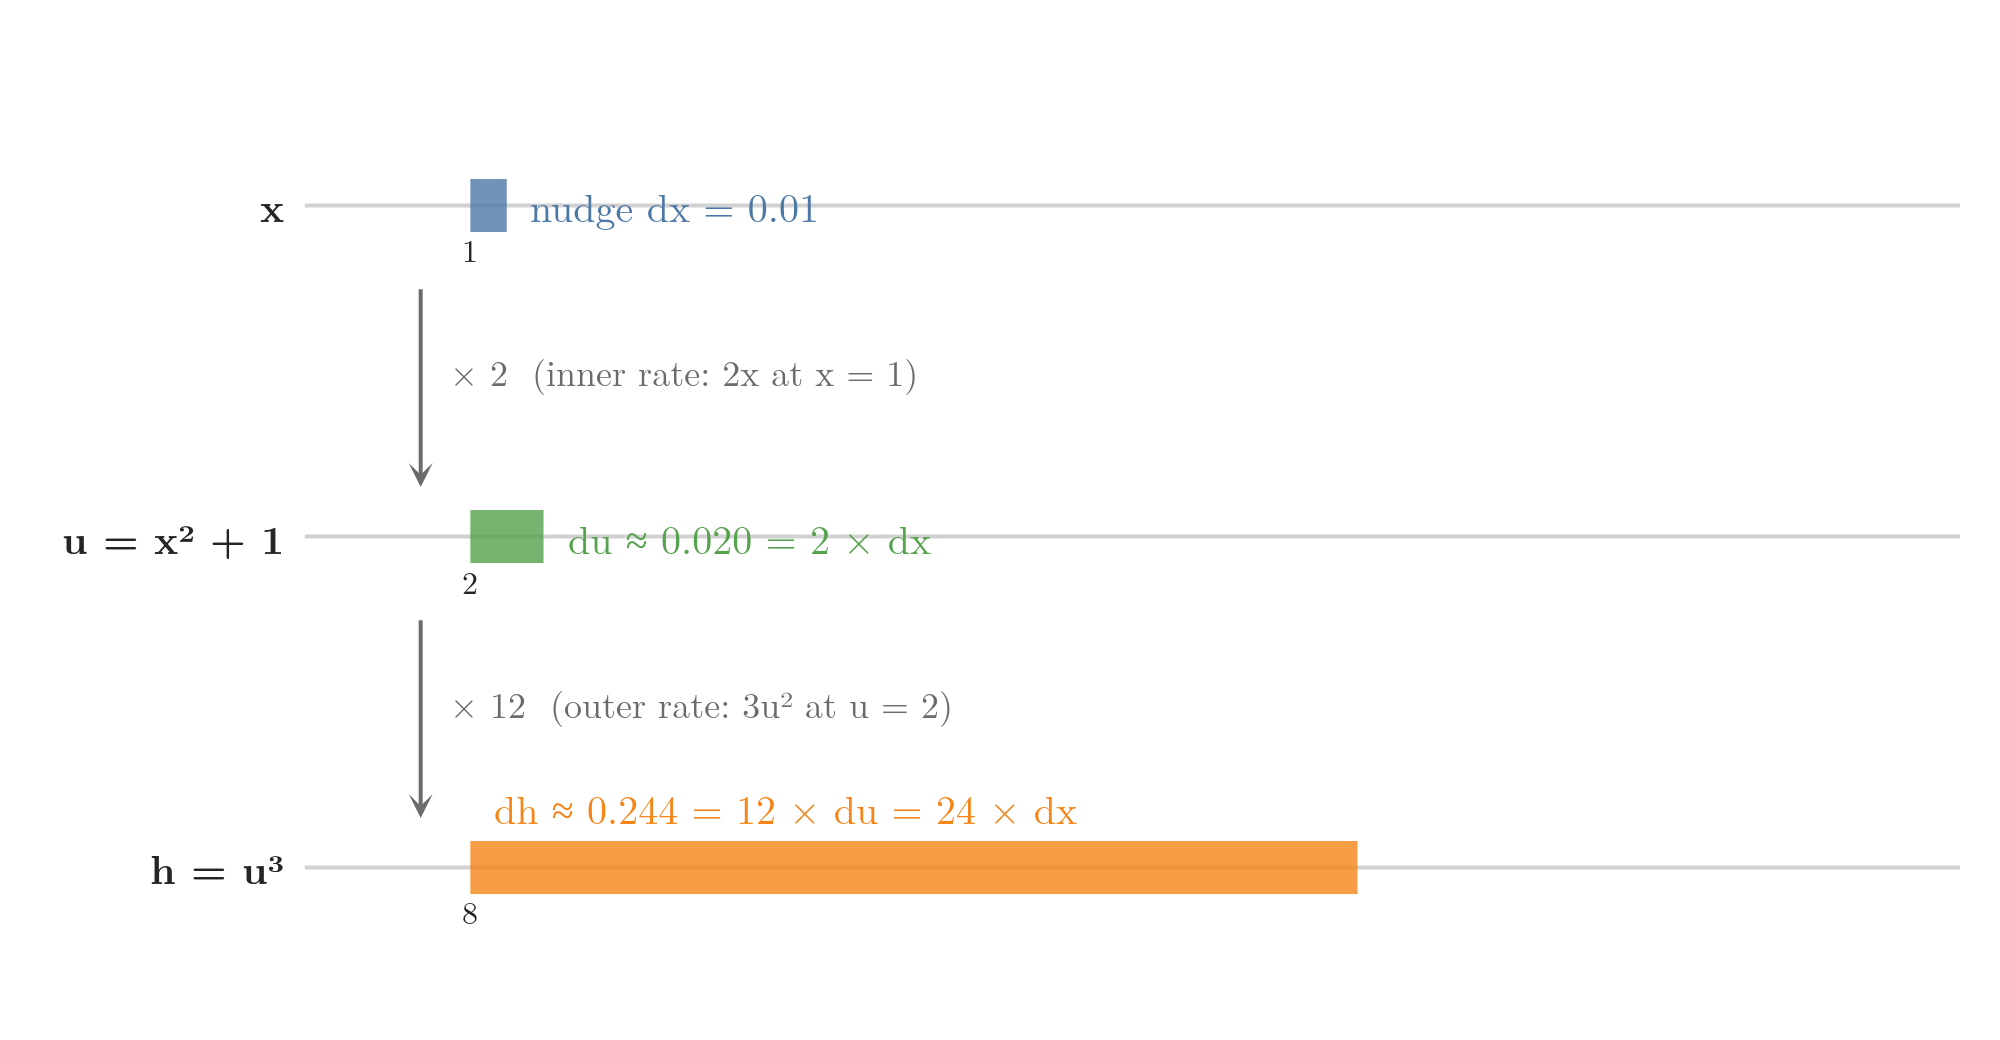

Source code (Python):
"""The chain rule as rates that multiply (Plotly), for h(x) = (x^2 + 1)^3 at x = 1. Three number lines: x, the
inside u = x^2 + 1, and the outside h = u^3. A nudge of 0.01 in x becomes a nudge of about 0.02 in u (rate 2) and
about 0.24 in h (rate 12 on top of that): 12 x 2 = 24. Drawn with each nudge magnified on its own line.
After Sanderson (3Blue1Brown), "Visualizing the chain rule and product rule"; our own numbers."""
from pathlib import Path
import plotly.graph_objects as go
from gifkit import BLUE, FONT, GREEN, GREY, ORANGE

here = Path(__file__).parent
dx = 0.01
x0, u0 = 1.0, 2.0
du = (x0 + dx) ** 2 + 1 - u0
dh = ((x0 + dx) ** 2 + 1) ** 3 - u0 ** 3
assert round(du, 2) == 0.02 and round(dh, 2) == 0.24 and round(dh / dx) == 24
rows = [(2, "x", x0, dx, BLUE, f"nudge dx = {dx}"), (1, "u = x² + 1", u0, du, GREEN, f"du ≈ {du:.3f} = 2 × dx"),
        (0, "h = u³", u0 ** 3, dh, ORANGE, f"dh ≈ {dh:.3f} = 12 × du = 24 × dx")]
fig = go.Figure()
SCALE = 22                                    # draw each line with the nudge magnified around its point
for y, name, v, d, c, text in rows:
    fig.add_shape(type="line", x0=-1, x1=9, y0=y, y1=y, line=dict(color=GREY, width=2))
    fig.add_annotation(x=-1, y=y, text=f"<b>{name}</b>", showarrow=False, xanchor="right", xshift=-8, font=dict(size=20))
    fig.add_shape(type="rect", x0=0, x1=d * SCALE, y0=y - 0.08, y1=y + 0.08, fillcolor=c, line=dict(width=0), opacity=0.8)
    fig.add_annotation(x=0, y=y, text=f"{v:g}", showarrow=False, yshift=-22, font=dict(size=16))
    fig.add_annotation(x=d * SCALE if y > 0 else 0, y=y, text=text, showarrow=False, xanchor="left", xshift=10, yshift=0 if y > 0 else 30, font=dict(size=20, color=c))
for y in (2, 1):
    fig.add_annotation(x=-0.3, y=y - 0.85, ax=-0.3, ay=y - 0.15, xref="x", yref="y", axref="x", ayref="y", arrowhead=3,
                       arrowwidth=2, arrowcolor=GREY)
fig.add_annotation(x=-0.15, y=1.5, text="× 2  (inner rate: 2x at x = 1)", showarrow=False, xanchor="left",
                   font=dict(size=18, color=GREY))
fig.add_annotation(x=-0.15, y=0.5, text="× 12  (outer rate: 3u² at u = 2)", showarrow=False, xanchor="left",
                   font=dict(size=18, color=GREY))
fig.update_layout(template="simple_white", width=1000, height=520, font=FONT, showlegend=False,
                  xaxis=dict(visible=False, range=[-2.6, 9]), yaxis=dict(visible=False, range=[-0.4, 2.5]),
                  margin=dict(l=20, r=20, t=20, b=20))
fig.write_image(here / "chain_rates.png", scale=2)
